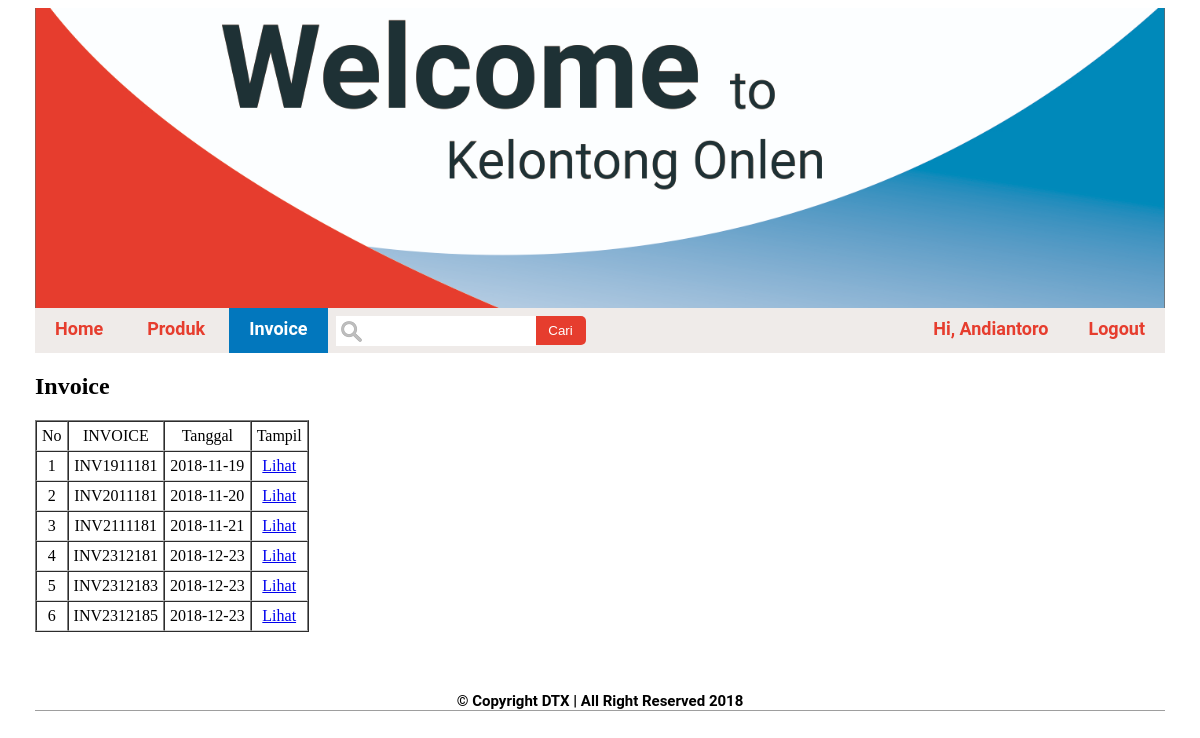
Screenshot of /index.php?page=tampil_invoice (signed in) with the database file from the repository.
### tables this page shows
CREATE TABLE IF NOT EXISTS `tbl_pembelian` (
  `id_pembelian` int(11) NOT NULL,
  `invoice` varchar(10) NOT NULL,
  `tgl_pembelian` date NOT NULL,
  `id_pelanggan` int(11) NOT NULL,
  `id_produk` int(11) NOT NULL,
  `banyak` int(5) NOT NULL,
  `id_kurir` int(11) NOT NULL,
  `total_bayar` int(11) NOT NULL,
  `status` int(1) NOT NULL,
  `img` text NOT NULL
);

### config/class.php (called while the page is built, shortened)
<?php
class database
{
	private $dbhost = "localhost";
	private $dbuser = "root";
	private $dbpass = "";
	private $dbnama = "ecommerce";
	public $aksi;
	function koneksi()
	{
		$this->aksi = new mysqli($this->dbhost, $this->dbuser, $this->dbpass, $this->dbnama);
	}
	function LihatInvoice($id_pelanggan)
	{
		$sql = "SELECT * FROM tbl_pembelian WHERE id_pelanggan='$id_pelanggan' GROUP BY invoice";
		$hasil = $this->aksi->query($sql) or die($this->aksi->error);
		if ($hasil->num_rows > 0) {
			return $hasil;
		}
	}
}
?>

### tampil_invoice.php (the view)
<?php
include 'config/class.php';
$db = new database();
$id = $_SESSION['id_pelanggan'];
$hasil = $db->LihatInvoice($id);
if ($hasil) {
?>
<h1>Invoice</h1>
<table border="1" cellpadding="5" cellspacing="0">
	<tr align="center">
		<td>No</td>
		<td>INVOICE</td>
		<td>Tanggal</td>
		<td>Tampil</td>
	</tr>
<?php
	$no=1;
	while ($data = $hasil->fetch_array()) {
?>
	<tr align="center">
		<td><?php echo $no++; ?></td>
		<td><?php echo $data['invoice']; ?></td>
		<td><?php echo $data['tgl_pembelian']; ?></td>
		<td><a href="invoice.php?inv=<?php echo $data['invoice']; ?>" target="_blank">Lihat</a></td>
	</tr>
<?php } ?>
</table>
<?php
}else{
	echo "<p align='center' style='clear: left;font-family: roboto;'>Belum Ada Invoice</p>";
}

### css/style.css (style rules this page uses)
.container-inv th, td { border-bottom: 1px solid lightgrey; }

### rows the page displays
tbl_pembelian: invoice "INV1911181", tgl_pembelian "2018-11-19"
tbl_pembelian: invoice "INV2011181", tgl_pembelian "2018-11-20"
tbl_pembelian: invoice "INV2111181", tgl_pembelian "2018-11-21"
tbl_pembelian: invoice "INV2312181", tgl_pembelian "2018-12-23"
tbl_pembelian: invoice "INV2312183", tgl_pembelian "2018-12-23"
tbl_pembelian: invoice "INV2312185", tgl_pembelian "2018-12-23"

### other values shown
$_SESSION['nama'] "Andiantoro"
